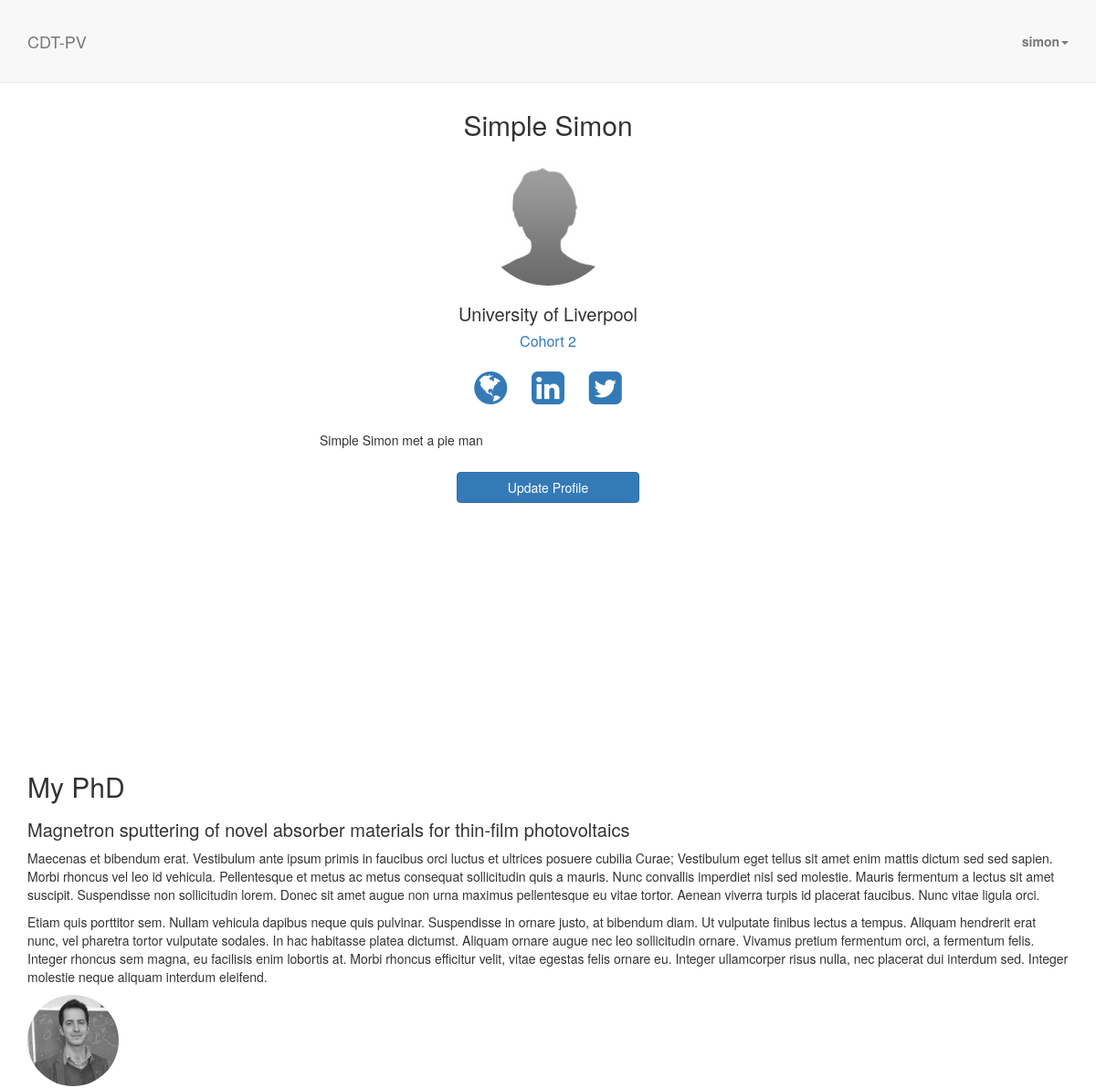
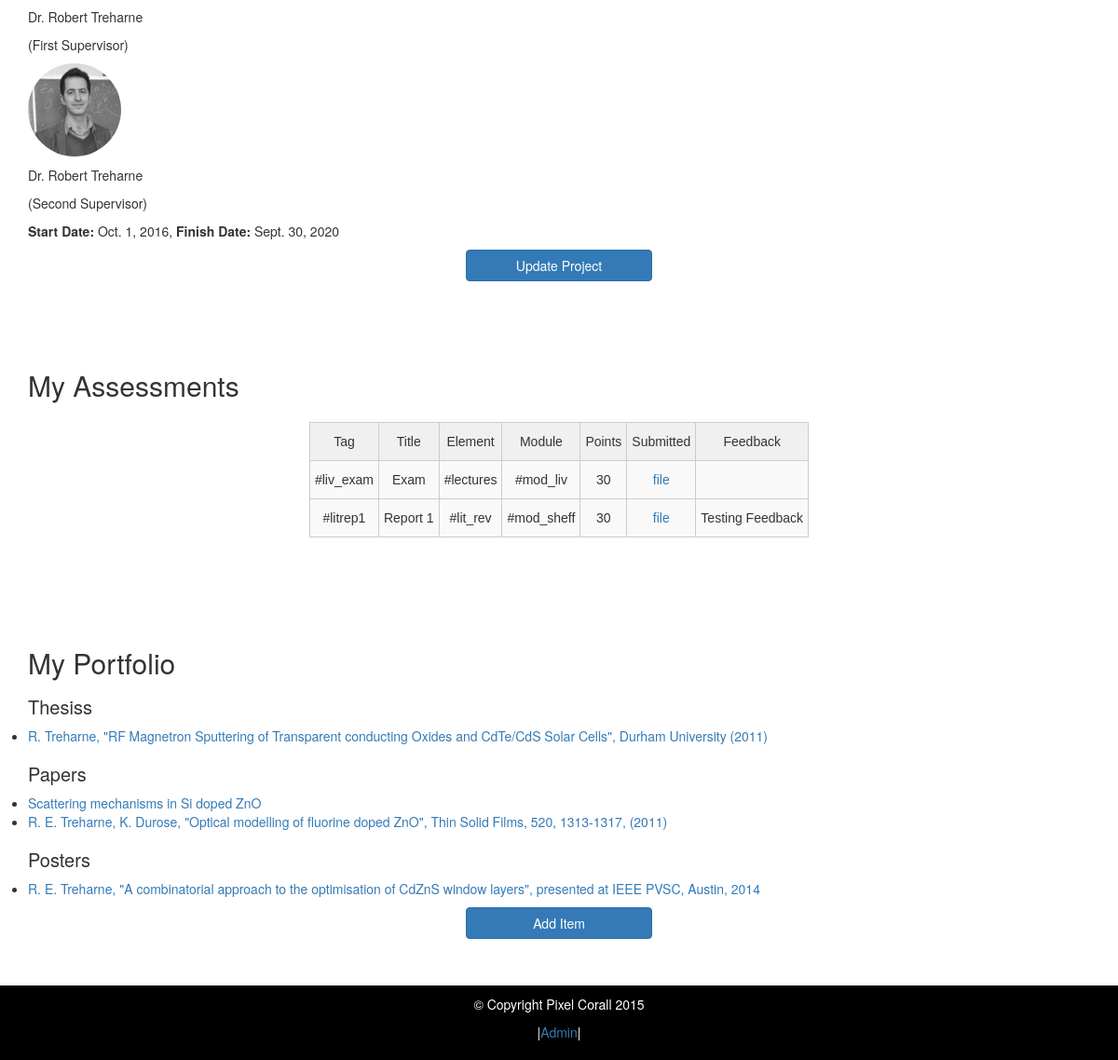
The app's page /user/dashboard/ (signed in) with its own data (2 pictures, top to bottom).
### profiles/models.py (models this page shows, shortened)
class Researcher(models.Model):
    user = models.ForeignKey(User, blank=True, null=True)
    first_name = models.CharField(max_length=128)
    last_name = models.CharField(max_length=128)
    affiliation = models.ForeignKey(Partner)
    bio = models.TextField(max_length=2000, blank=True)
    pic = ImageField(upload_to='researcher_images', default='static/img/avatar.png')
    url = models.URLField(blank=True)
    twitter = models.URLField(blank=True)
    linkedIn = models.URLField(blank=True)

class Partner(models.Model):
    name = models.CharField(max_length=128)
    logo = ImageField(upload_to='logos')
    def __unicode__(self):
        return self.name

class Academic(models.Model):
    user = models.ForeignKey(User, blank=True, null=True)
    title = models.CharField(max_length=5)
    role = models.CharField(max_length= 50)
    first_name = models.CharField(max_length=128)
    last_name = models.CharField(max_length=128)
    affiliation = models.ForeignKey(Partner)
    bio = models.TextField(max_length=2000, blank=True)
    pic = ImageField(upload_to='academic_images', default='static/img/avatar.png')
    url = models.URLField(blank=True)
    twitter = models.URLField(blank=True)
    linkedIn = models.URLField(blank=True)

### projects/models.py (models this page shows, shortened)
class Project(models.Model):
    supervisor1 = models.ForeignKey(Academic, related_name='supervisor1')
    supervisor2 = models.ForeignKey(Academic, related_name='supervisor2', null=True, blank=True)
    researcher = models.OneToOneField(Researcher, null=True, blank=True)
    title = models.CharField(max_length=500)
    cohort = models.ForeignKey(Cohort)
    description = models.TextField(max_length = 10000, blank=True)
    attachment = models.FileField(upload_to='projects', blank=True, null=True)

class Cohort(models.Model):
    name = models.CharField(max_length=8)
    tag = models.CharField(max_length=8)
    start = models.DateField(default=date.today)
    finish = models.DateField(default=date.today)
    def __unicode__(self):
        return self.name

### training/models.py (models this page shows, shortened)
class Submission(models.Model):
    assessment = models.ForeignKey(Assessment)
    researcher = models.ForeignKey(Researcher)
    file = models.FileField(upload_to='submission', blank=True, null=True)
    URL = models.URLField(blank = True)

class Assessment(models.Model):
    element = models.OneToOneField(Element)
    title = models.CharField(max_length=128)
    description = models.TextField(max_length=1000)
    tag = models.CharField(max_length=10, unique=True)
    deadline = models.DateTimeField(default=datetime.now())
    points = models.IntegerField(default=30)

class Element(models.Model):
    title = models.CharField(max_length=128)
    module = models.ForeignKey(Module)
    description = models.TextField(max_length=1000)
    tag = models.CharField(max_length=10, unique=True)

class Module(models.Model):
    name = models.CharField(max_length=128)
    tag = models.CharField(max_length=10)
    description = models.TextField(max_length=1000)
    coordinator = models.OneToOneField(Academic)
    start = models.DateField(default=date.today)
    accommodation = models.TextField(max_length=1000, blank=True)
    module_map = models.TextField(max_length=1000, blank=True)
    pic = ImageField(upload_to='module_img', default = 'module_img/default.jpg')

class Feedback(models.Model):
    submission = models.ForeignKey(Submission)
    feedback = models.TextField(blank=True)
    score = models.DecimalField(max_digits=4, decimal_places=1, blank=True, null=True)
    upload = models.FileField(upload_to='submission/feedback/', blank=True, null=True)

### profiles/views.py (the view)
def dashboard(request):
    researcher=False
    academic=False
    portfolio=None
    submissions=None
    feedback = []
    try:
        profile = Researcher.objects.get(user=request.user)
        projects = Project.objects.get(researcher=profile)
        portfolio = Upload.objects.filter(researcher=profile)
        types = Upload_Type.objects.all()
        folio = {}
        submissions = Submission.objects.filter(researcher=profile)
        feedback = Feedback.objects.all()
        for type in types:
            folio[type.name] =  portfolio.filter(type=type)
        researcher = True
        portfolio = folio
    except ObjectDoesNotExist:
        profile = Academic.objects.get(user=request.user)
        projects = Project.objects.filter(supervisor1=profile)
        academic = True
    prof_dict = {'profile': profile,
                 'projects': projects,
                 'academic': academic,
                 'researcher': researcher,
                 'portfolio': portfolio,
                 'submissions': submissions,
                 'feedback': feedback}
    return render(request, 'dashboard.html', prof_dict)

### profiles/templates/dashboard.html (shortened to what this page needs)
{% extends 'base.html' %}
{% load thumbnail %}
{% block content %}
    <section id="register" class="dashboard-profile-section">
        <div class="container">
            <div class="row">
                <div class="col-lg-12">
					<h2>{{profile.first_name}} {{profile.last_name}}</h2>
					{% thumbnail profile.pic "150x150" crop="center" as im %}
					<img class="profile-pic-lg" src="{{im.url}}" name="{{profile.user.first_name}} {{profile.user.last_name}}">
					{% endthumbnail %}
					<h3>{{profile.affiliation}}</h3>
                    {% if researcher %}
                    <h4><a href="">{{ projects.cohort }}</a></h4>
                    {% endif %}
					<p>
						{% if profile.url %}
						<a href="{{profile.url}}" target="_blank"><i class="fa fa-globe fa-3x"></i></a>
						{% endif %}
						{% if profile.linkedIn %}
						<a href="{{profile.linkedIn}}" target="_blank"><i class="fa fa-linkedin-square fa-3x"></i></a>
						{% endif %}
						{% if profile.twitter %}
						<a href="{{profile.twitter}}" target="_blank"><i class="fa fa-twitter-square fa-3x"></i></a>
						{% endif %}
					</p>
					{% if profile.bio %}
					<p class="bio">{{profile.bio}}</p>
					{% endif %}
					<div class="col-lg-12 center">
						<a class="btn btn-primary page-scroll" href="">Update Profile</a>
					</div>
				</div>
			</div>
		</div>
	</section>
    {% if researcher %}
    <section id="projects" class="white-section">
        <div class="container">
            <div class="row">
                <div class="col-lg-12">
					<h2>My PhD</h2>
					{% if projects  %}
                    <h3 class="left">{{ projects.title }}</h3>
                    <p class="left">{{ projects.description|linebreaks }}</p>
					{% thumbnail projects.supervisor1.pic "150x150" crop="center" as im %}
					<img class="profile-pic" src="{{im.url}}" name="{{projects.supervisor1.first_name}} {{projects.supervisor1.last_name}}">
                    <p>{{ projects.supervisor1.title}} {{projects.supervisor1.first_name}} {{projects.supervisor1.last_name}}</p>
                    <p>(First Supervisor)</p>
					{% endthumbnail %}
                    {% if projects.supervisor2 %}
					{% thumbnail projects.supervisor2.pic "150x150" crop="center" as im %}
					<img class="profile-pic" src="{{im.url}}" name="{{projects.supervisor2.first_name}} {{projects.supervisor2.last_name}}">
                    <p>{{ projects.supervisor2.title}} {{projects.supervisor2.first_name}} {{projects.supervisor2.last_name}}</p>
                    <p>(Second Supervisor)</p>
					{% endthumbnail %}
                    {% endif %}
                    <p><strong>Start Date: </strong>{{projects.cohort.start}}, <strong>Finish Date: </strong>{{projects.cohort.finish}}</p>
                    {% endif %}
					<div class="col-lg-12 center">
						<a class="btn btn-primary page-scroll" href="">Update Project</a>
					</div>
                </div>
            </div>
		</div>
    </section>
    <section id="assessment" class="white-section">
        <div class="container">
            <div class="row">
                <div class="col-lg-12">
					<h2>My Assessments</h2>
					{% if submissions %}
						<table class="tg">
						  <tr>
							<th class="tg-031e">Tag</th>
							<th class="tg-031e">Title</th>
							<th class="tg-031e">Element</th>
							<th class="tg-031e">Module</th>
							<th class="tg-031e">Points</th>
							<th class="tg-031e">Submitted</th>
							<th class="tg-031e">Feedback</th>
						  </tr>
						{% for submission in submissions %}
						  <tr>
							  <td class="tg-4eph">{{ submission.assessment.tag }}</td>
							  <td class="tg-4eph">{{ submission.assessment.title }}</td>
							  <td class="tg-4eph">{{ submission.assessment.element.tag }}</td>
							  <td class="tg-4eph">{{ submission.assessment.element.module.tag }}</td>
							  <td class="tg-4eph">{{ submission.assessment.points }}</td>
							  <td class="tg-4eph"><a href="/media/{{ submission.file}}" target="_blank">file</a></td>
							  <td class="tg-4eph">{% for item in feedback %}{% if item.submission == submission %}{{ item.feedback }}{% endif %}{% endfor %}</td>
						  </tr>
						{% endfor %}
						</table>
					{% else %}
					    <p>No assessments submitted<p>
				    {% endif %}
				</div>
			</div>
		</div>
	</section>
    <section id="portfolio" class="white-section">
        <div class="container">
            <div class="row">
                <div class="col-lg-12">
					<h2>My Portfolio</h2>
    {% endif %}
{% endblock %}

### templates/base.html (shortened to what this page needs)
<!DOCTYPE html>
{% load thumbnail %}
{% load static %}
<html lang="en">
<head>
    <link href="{% static 'css/bootstrap.min.css' %}" rel="stylesheet">
	<link rel="stylesheet" href="//maxcdn.bootstrapcdn.com/font-awesome/4.3.0/css/font-awesome.min.css">
    <link href="{% static  'css/scrolling-nav.css' %}" rel="stylesheet">
    <link href="{% static 'css/main.css' %}" rel="stylesheet" media="screen">
	<link href="{% static 'css/modern-business.css' %}" rel="stylesheet">
</head>
<body id="page-top" data-spy="scroll" data-target=".navbar-fixed-top">
    <nav class="navbar navbar-default navbar-fixed-top" role="navigation">
        <div class="container">
            <div class="navbar-header page-scroll">
				<a class="navbar-brand page-scroll" href="{% url 'home' %}">CDT-PV</a>
            </div>
            <div class="collapse navbar-collapse navbar-ex1-collapse">
                <ul class="nav navbar-nav navbar-right">
		    {% if user.is_authenticated %}
			<li class="dropdown">
			    <a href="#" class="dropdown-toggle" data-toggle="dropdown" role="button" aria-haspopup="true" aria-expanded="false"><strong>{{user.username}}</strong><span class="caret"></span></a>
			</li>
	            {% else %}
				<li><a href="{% url 'login' %}"><strong><i class="fa fa-sign-in"></i> Login</strong></a></li>
			    </ul>
			</li>
		    {% endif %}
            </ul>
            </div>
        </div>
    </nav>
    {% block content %}
    {% endblock %}
    <section id="footer" class="footer-section">
        <div class="container">
            <div class="row">
                <div class="col-lg-12">
					<p>&copy Copyright Pixel Corall 2015</p>
					<p>|<a href="/admin/" target="_blank">Admin</a>|</p>
                </div>
            </div>
        </div>
    </section>
</body>
</html>

### static/css/scrolling-nav.css (style rules this page uses)
body { width: 100%; height: 100%; }
html { width: 100%; height: 100%; }
@media (min-width:767px) { .navbar { padding: 20px 0; -webkit-transition: background .5s ease-in-out,padding .5s ease-in-out; -moz-transition: background .5s ease-in-out,padding .5s ease-in-out; transition: background .5s ease-in-out,padding .5s ease-in-out; } }

### static/css/main.css (style rules this page uses)
.btn-primary { width: 200px; }
h3 { font-size: 20px; }
h4 { font-size: 16px; }
.white-section { background: #fff; padding-top: 25px; padding-bottom: 50px; }
.profile-pic { max-width: 100px; width: 70%; margin-bottom: 10px; border-radius: 150px; -webkit-border-radius: 150px; -moz-border-radius: 150px; }
.profile-pic-lg { width: 150px; border-radius: 150px; -webkit-border-radius: 150px; -moz-border-radius: 150px; }
.footer-section { background: black; text-align:center; color: white; padding-top: 10px; padding-bottom: 10px; }
ul { padding: 0; }
.center { text-align: center; }
.dashboard-profile-section { background: #fff; padding-top: 50px; padding-bottom: 50px; text-align: center; min-height: 100%; }
.dashboard-profile-section img { max-width: 150px; }
.dashboard-profile-section i.fa { margin: 1%; }
.dashboard-profile-section p.bio { max-width:500px; text-align:justify; margin: 2% auto; margin-top: 15px; margin-bottom: 25px; }
.tg { border-collapse:collapse;border-spacing:0;border-color:#ccc; }
.tg td { text-align:center;font-family:Arial, sans-serif;font-size:14px;padding:10px 5px;border-style:solid;border-width:1px;overflow:hidden;word-break:normal;border-color:#ccc;color:#333;background-color:#fff; }
.tg th { text-align:center;font-family:Arial, sans-serif;font-size:14px;font-weight:normal;padding:10px 5px;border-style:solid;border-width:1px;overflow:hidden;word-break:normal;border-color:#ccc;color:#333;background-color:#f0f0f0; }
.tg .tg-4eph { background-color:#f9f9f9 }
table { margin: 2% auto; }

### static/css/modern-business.css (style rules this page uses)
html, body { height: 100%; }
body { padding-top: 50px; }

### records on screen
Researcher: first_name "Simple", last_name "Simon", affiliation "University of Liverpool", bio "Simple Simon met a pie man"
Project: cohort "Cohort 2", title "Magnetron sputtering of novel absorber materials for thin-film photovoltaics", description "Maecenas et bibendum erat. Vestibulum ante ipsum primis in faucibus orci luctus et ultrices posuere cubilia Curae; Vestibulum eget tellus sit amet enim mattis dictum sed sed sapien. Morbi rhoncus vel leo id vehicula. Pellentesque et metus ac metus consequat sollicitudin quis a mauris. Nunc convallis imperdiet nisl sed molestie. Mauris fermentum a lectus sit amet suscipit. Suspendisse non sollicitudin lorem. Donec sit amet augue non urna maximus pellentesque eu vitae tortor. Aenean viverra turpis id placerat faucibus. Nunc vitae ligula orci. Etiam quis porttitor sem. Nullam vehicula dapibus neque quis pulvinar. Suspendisse in ornare justo, at bibendum diam. Ut vulputate finibus lectus a…", supervisor1 "Dr.", supervisor1.first_name "Robert", supervisor1.last_name "Treharne", supervisor2 "Dr.", supervisor2.first_name "Robert", supervisor2.last_name "Treharne", cohort.start "Oct. 1, 2016", cohort.finish "Sept. 30, 2020"
Submission: assessment.tag "#liv_exam", assessment "Exam", assessment.element.tag "#lectures", assessment.element.module.tag "#mod_liv", assessment.points "30"
Submission: assessment.tag "#litrep1", assessment "Report 1", assessment.element.tag "#lit_rev", assessment.element.module.tag "#mod_sheff", assessment.points "30"
Feedback: feedback "Testing Feedback"

### other values on screen
{{ user.username }} "simon"
